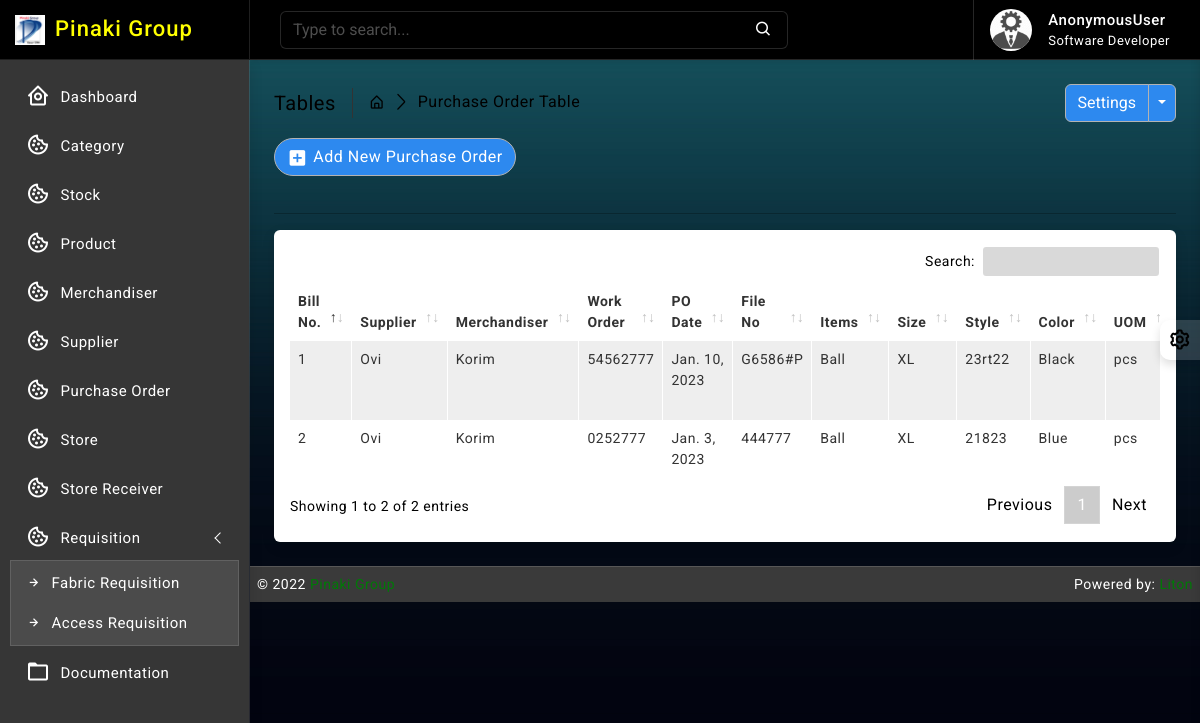
The app's page /purchase_order/, older data.
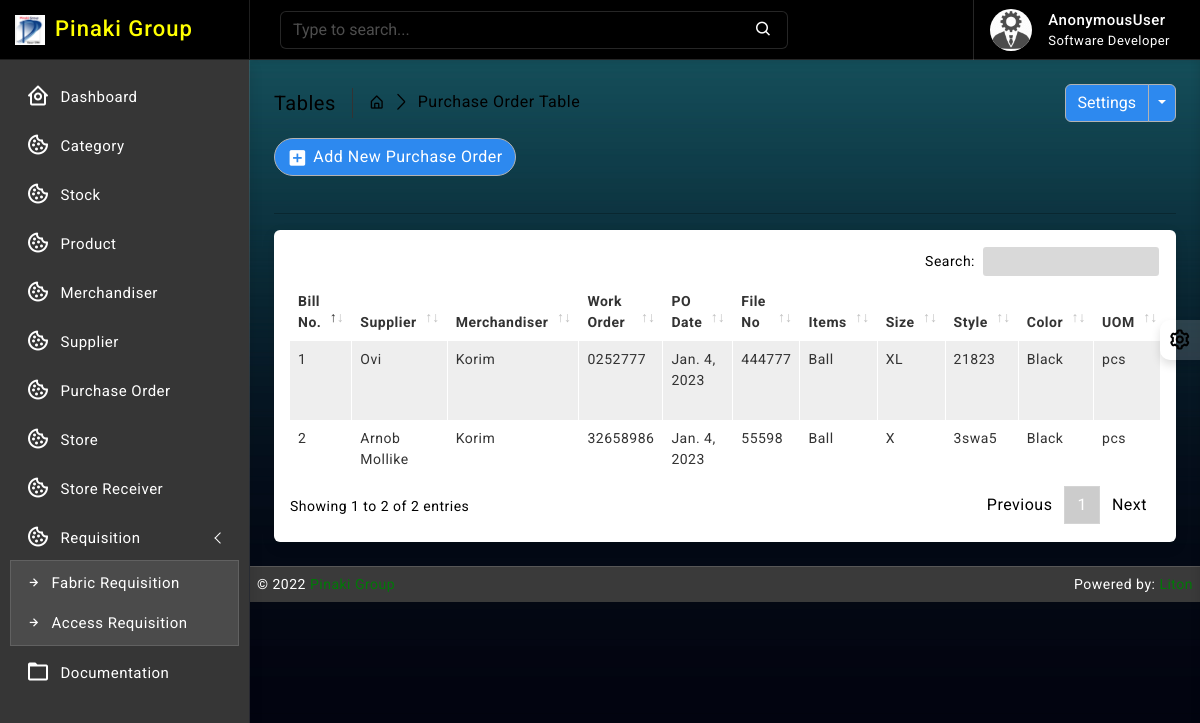
The same page, newer data.
### purchase_order/models.py (models this page shows, shortened)
class PurchaseBill(models.Model):
    billno = models.AutoField(primary_key=True)
    time = models.DateTimeField(auto_now=True)
    supplier = models.ForeignKey(Supplier, on_delete=models.CASCADE, blank=False, related_name='suppliersname')
    merchandiser = models.ForeignKey(Merchandiser, on_delete=models.CASCADE, blank=False, related_name='merchandisersname')
    work_order = models.CharField(max_length=32, null=True, blank=True)
    po_date = models.DateField(default= now)
    file_no = models.CharField(max_length=64, null=True, blank=True, unique=True)
    detail = models.TextField()
    def get_items_list(self):
        return PurchaseItem.objects.filter(billno=self)
    def get_total_price(self):
        purchaseitems = PurchaseItem.objects.filter(billno=self)
        total = 0
        for item in purchaseitems:
            total = total + item.totalprice
        return total

class PurchaseItem(models.Model):
    billno = models.ForeignKey(PurchaseBill, on_delete = models.CASCADE, related_name='purchasebillno')
    stock = models.ForeignKey(Stock, on_delete = models.CASCADE, related_name='purchaseitem')
    quantity = models.IntegerField(default=1)
    unit_price = models.IntegerField(default=1)
    totalprice = models.IntegerField(default=1)
    UOM = (
        ('', 'Select'),
        ('kg', 'kg'),
        ('miter', 'miter'),
        ('yard', 'yard'),
        ('pcs', 'pcs'),
        ('pound', 'pound'),
        ('g', 'g'),
        ('gg', 'gg'),
        ('litre', 'litre'),
        ('dg', 'dg'),
        ('1000 pcs', '1000 pcs'),
    )
    uom = models.CharField(max_length=64, null=True, blank=True, choices=UOM)
    size = models.CharField(max_length=64, null=True, blank=True)
    style_no = models.CharField(max_length=64, blank=True, null=True)
    color = models.CharField(max_length=64, blank=True, null=True)

### supplier/models.py (models this page shows)
class Supplier(models.Model):
    date = models.DateField(default= now)
    supplier_name = models.CharField(max_length=64, null=True, blank=False)
    company_name = models.CharField(max_length=64, null=True, blank=False)
    office_address = models.CharField(max_length=64, null=True, blank=False)
    office_postal_code = models.IntegerField(blank=True)
    office_country = models.CharField(max_length=64, null=True, blank=True)
    office_tphone = models.CharField(max_length=16, null=True, blank=True, unique=True)
    factory_address =  models.CharField(max_length=64, null=True, blank=True)
    factory_postal_code = models.IntegerField(blank=True)
    factory_country = models.CharField(max_length=64, null=True, blank=True)
    factory_tphone = models.CharField(max_length=16, null=True, blank=True, unique=True)
    vat_identi_no = models.CharField(max_length=32, blank=True)
    expiry_date = models.DateField(default= now, blank=True)
    trade_license_no = models.CharField(max_length=32, blank=True)
    owner_name = models.CharField(max_length=64, null=True, blank=True)
    owner_phone = models.CharField(max_length=16, null=True, blank=True, unique=True)
    owner_email = models.EmailField(max_length=64, blank=True, unique=True)
    first_cp_name = models.CharField(max_length=64, null=True, blank=True)
    first_cp_position = models.CharField(max_length=64, null=True, blank=True)
    first_cp_phone = models.CharField(max_length=16, null=True, blank=True, unique=True)
    first_cp_email = models.EmailField(max_length=64, blank=True, unique=True)
    sec_cp_name = models.CharField(max_length=64, null=True, blank=True)
    sec_cp_position = models.CharField(max_length=64, null=True, blank=True)
    sec_cp_phone = models.CharField(max_length=16, null=True, blank=True, unique=True)
    sec_cp_email = models.EmailField(max_length=64, blank=True, unique=True)
    account_name = models.CharField(max_length=64, null=True, blank=False)
    account_no = models.CharField(max_length=32, null=True, blank=False)
    bank_name = models.CharField(max_length=64, null=True, blank=False)
    bank_address = models.CharField(max_length=64, null=True, blank= False)
    swift = models.CharField(max_length=64, null=True, blank=False)
    created_at = models.DateTimeField(auto_now_add=True, auto_now=False)
    updated_at = models.DateTimeField(auto_now_add=False, auto_now=True)
    def __str__(self):
        return self.supplier_name

### merchandiser/models.py (models this page shows)
class Merchandiser(models.Model):
    office_id = models.CharField(max_length=64, null=True, blank=True, unique=True)
    name = models.CharField(max_length=64, null=True, blank=True)
    designation = models.CharField(max_length=64, null=True, blank=True)
    joining_date = models.DateField(default= now)
    email = models.EmailField(max_length=64, blank=True, unique=True)
    phone = models.CharField(max_length=16, null=True, blank=True, unique=True)
    access_area = models.CharField(max_length=64, blank=True)
    created_at = models.DateTimeField(auto_now_add=True, auto_now=False)
    updated_at = models.DateTimeField(auto_now_add=False, auto_now=True)
    def __str__(self):
        return self.name

### stock/models.py (models this page shows, shortened)
class Stock(models.Model):
    id = models.AutoField(primary_key=True)
    category = models.ForeignKey(Category, on_delete=models.CASCADE, blank=False)
    name = models.CharField(max_length=30, unique=True)
    quantity = models.IntegerField(default=1)
    is_deleted = models.BooleanField(default=False)

### purchase_order/views.py (the view)
# urls.py: path('', views.PurchaseView.as_view(), name='po_read'),
class PurchaseView(ListView):
    model = PurchaseBill
    template_name = 'purchase_order/read.html'
    context_object_name = 'bills'
    ordering = ['-time']

### templates/purchase_order/read.html (shortened to what this page needs)
{% extends 'base/base.html' %}
{% block body %}
{% load static %}
		<div class="page-wrapper">
			<div class="page-content">
				<div class="page-breadcrumb d-none d-sm-flex align-items-center mb-3">
					<div class="breadcrumb-title pe-3">Tables</div>
					<div class="ps-3">
						<nav aria-label="breadcrumb">
							<ol class="breadcrumb mb-0 p-0">
								<li class="breadcrumb-item"><a href="#"><i class="bx bx-home-alt"></i></a>
								</li>
								<li class="breadcrumb-item active" aria-current="page">Purchase Order Table</li>
							</ol>
						</nav>
					</div>
					<div class="ms-auto">
						<div class="btn-group">
							<button type="button" class="btn btn-light">Settings</button>
							<button type="button" class="btn btn-light dropdown-toggle dropdown-toggle-split" data-bs-toggle="dropdown">	<span class="visually-hidden">Toggle Dropdown</span>
							</button>
						</div>
					</div>
				</div>
                <div class="ms-auto"><a href="/purchase_order/create/" class="btn btn-light radius-30 mt-2 mt-lg-0"><i class="bx bxs-plus-square"></i>Add New Purchase Order</a></div><br>
				<hr/>
				<div class="card">
					<div class="card-body">
						<div class="table-responsive">
							<table id="example2" class="table table-striped table-bordered">
								<thead>
									<tr>
										<th>Bill No.</th>
										<th>Supplier</th>
                                        <th>Merchandiser</th>
                                        <th>Work Order</th>
                                        <th>PO Date</th>
                                        <th>File No</th>
                                        <th>Items</th>
                                        <th>Size</th>
                                        <th>Style</th>
                                        <th>Color</th>
										<th>UOM</th>
									</tr>
								</thead>
								<tbody>
									{% for data in bills %}
									<tr>
                                        <td> <p>{{ data.billno }}</p> </td>
                                        <td>{{ data.supplier }}</td>
                                        <td>{{ data.merchandiser }}</td>
                                        <td>{{ data.work_order }}</td>
                                        <td>{{ data.po_date }}</td>
										<td>{{ data.file_no }}</td>
                                        <td>
                                            {% for item in data.get_items_list %}
                                                {{ item.stock.name }} <br>
                                            {% endfor %}
                                        </td>
										<td>
                                            {% for item in data.get_items_list %}
                                                {{ item.size }} <br>
                                            {% endfor %}
                                        </td>
                                        <td>
                                            {% for item in data.get_items_list %}
                                                {{ item.style_no }} <br>
                                            {% endfor %}
                                        </td>
                                        <td>
                                            {% for item in data.get_items_list %}
                                                {{ item.color }} <br>
                                            {% endfor %}
                                        </td>
										<td>
                                            {% for item in data.get_items_list %}
                                                {{ item.uom }} <br>
                                            {% endfor %}
                                        </td>
									</tr>
								 {% endfor %}
								</tbody>
							</table>
						</div>
					</div>
				</div>
			</div>
		</div>
{% endblock body %}

### templates/base/base.html (shortened to what this page needs)
{% load static %}
<!DOCTYPE html>
<html lang="en">
<head>
    {% include 'base/header.html' %}
</head>
<body class="bg-theme bg-theme2">
    <div class="wrapper">
        {% include 'base/slider.html' %}
        {% include 'base/navbar.html' %}
        {% block body %}
        {% endblock body %}
        {% include 'base/footer.html' %}
    </div>
    {% include 'base/switcher.html' %}
</body>
</html>

### templates/base/header.html (shortened to what this page needs)
{% load static %}
<link href="{% static 'plugins/simplebar/css/simplebar.css' %}" rel="stylesheet" />
<link href="{% static 'plugins/perfect-scrollbar/css/perfect-scrollbar.css' %}" rel="stylesheet" />
<link href="{% static 'plugins/metismenu/css/metisMenu.min.css' %}" rel="stylesheet" />
<link href="{% static 'plugins/datatable/css/dataTables.bootstrap5.min.css' %}" rel="stylesheet" />
<link href="{% static 'css/bootstrap.min.css' %}" rel="stylesheet">
<link href="{% static 'css/bootstrap-extended.css' %}" rel="stylesheet">
<link href="{% static 'css/app.css' %}" rel="stylesheet">
<link href="{% static 'css/icons.css' %}" rel="stylesheet">

### templates/base/slider.html (shortened to what this page needs)
{% load static %}
		<div class="sidebar-wrapper" data-simplebar="true">
			<div class="sidebar-header">
				<div>
					<img src="{% static 'images/logo-icon.png' %}" class="logo-icon" alt="logo icon">
				</div>
				<div>
					<h4 class="logo-text">Pinaki Group</h4>
				</div>
				<div class="toggle-icon ms-auto"><i class='bx bx-arrow-to-left'></i>
				</div>
			</div>
			<ul class="metismenu" id="menu">
				<li>
					<a href="{% url 'home' %}">
						<div class="parent-icon"><i class='bx bx-home-circle'></i>
						</div>
						<div class="menu-title">Dashboard</div>
					</a>
				</li>
				<li>
					<a href="{% url 'category_read' %}">
						<div class="parent-icon"><i class='bx bx-cookie'></i>
						</div>
						<div class="menu-title">Category</div>
					</a>
				</li>
				<li>
					<a href="{% url 'stock_read' %}">
						<div class="parent-icon"><i class='bx bx-cookie'></i>
						</div>
						<div class="menu-title">Stock</div>
					</a>
				</li>
				<li>
					<a href="{% url 'product_read' %}">
						<div class="parent-icon"><i class='bx bx-cookie'></i>
						</div>
						<div class="menu-title">Product</div>
					</a>
				</li>
				<li>
					<a href="{% url 'merchandiser_read' %}">
						<div class="parent-icon"><i class='bx bx-cookie'></i>
						</div>
						<div class="menu-title">Merchandiser</div>
					</a>
				</li>
				<li>
					<a href="/supplier/create/">
						<div class="parent-icon"><i class='bx bx-cookie'></i>
						</div>
						<div class="menu-title">Supplier</div>
					</a>
				</li>
				<li>
					<a href="{% url 'po_read' %}">
						<div class="parent-icon"><i class='bx bx-cookie'></i>
						</div>
						<div class="menu-title">Purchase Order</div>
					</a>
				</li>
				<li>
					<a href="{% url 'store_read' %}">
						<div class="parent-icon"><i class='bx bx-cookie'></i>
						</div>
						<div class="menu-title">Store</div>
					</a>
				</li>
				<li>
					<a href="{% url 'storeRec_read' %}">
						<div class="parent-icon"><i class='bx bx-cookie'></i>
						</div>
						<div class="menu-title">Store Receiver</div>
					</a>
				</li>
				<li>
					<a href="javascript:;" class="has-arrow">
						<div class="parent-icon"><i class='bx bx-cookie'></i>
						</div>
						<div class="menu-title">Requisition</div>
					</a>
					<ul>
						<li> <a href="{% url 'fabricr_read' %}"><i class="bx bx-right-arrow-alt"></i>Fabric Requisition</a>
						</li>
						<li> <a href="{% url 'ar_read' %}"><i class="bx bx-right-arrow-alt"></i>Access Requisition</a>
						</li>
					</ul>
				</li>
				<li>
					<a href="https://codervent.com/dashtreme/documentation/index.html" target="_blank">
						<div class="parent-icon"><i class="bx bx-folder"></i>
						</div>
						<div class="menu-title">Documentation</div>
					</a>
				</li>
			</ul>
		</div>

### templates/base/navbar.html (shortened to what this page needs)
{% load static %}
		<header>
			<div class="topbar d-flex align-items-center">
				<nav class="navbar navbar-expand">
					<div class="search-bar flex-grow-1">
						<div class="position-relative search-bar-box">
							<input type="text" class="form-control search-control" placeholder="Type to search..."> <span class="position-absolute top-50 search-show translate-middle-y"><i class='bx bx-search'></i></span>
						</div>
					</div>
					<div class="user-box dropdown">
						<a class="d-flex align-items-center nav-link dropdown-toggle dropdown-toggle-nocaret" href="#" role="button" data-bs-toggle="dropdown" aria-expanded="false">
							<img src="{% static 'images/avatars/avatar-2.png' %}" class="user-img" alt="user avatar">
							<div class="user-info ps-3">
								<p class="user-name mb-0">{{request.user}}</p>
								<p class="designattion mb-0">Software Developer</p>
							</div>
						</a>
					</div>
				</nav>
			</div>
		</header>

### templates/base/footer.html
{% load static %}
<footer class="page-footer">
    <p>
        <span style="text-align:left;float:left">&copy; 2022 <a href="https://pinakigroup.com/" alt="Bootstrap Themes">Pinaki Group</a></span>
        <span class="hidden-phone" style="text-align:right;float:right">Powered by: <a href="https://www.linkedin.com/in/litonbairaggi" alt="Bootstrap Admin Templates">Liton</a></span>
    </p>
</footer>

### templates/base/switcher.html (shortened to what this page needs)
{% load static %}
	<div class="switcher-wrapper">
		<div class="switcher-btn"> <i class='bx bx-cog bx-spin'></i>
		</div>
	</div>

### templates/base/js.html (shortened to what this page needs)
{% load static %}

Row changes from the older to the newer data that the page shows:
changed PurchaseBill id 2: supplier "Ovi" → "Arnob Mollike"; work_order "0252777" → "32658986"; po_date "Jan. 3, 2023" → "Jan. 4, 2023"; file_no "444777" → "55598"
changed PurchaseItem: size "XL" → "X"; style_no "21823" → "3swa5"; color "Blue" → "Black"
changed PurchaseBill "Ovi": work_order "54562777" → "0252777"; po_date "Jan. 10, 2023" → "Jan. 4, 2023"; file_no "G6586#P" → "444777"
changed PurchaseItem "XL": style_no "23rt22" → "21823"
